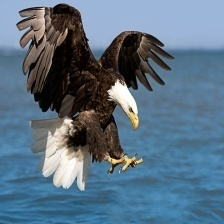
#> input picture 010.jpg, 224 x 224 px, found by its file name
$ jupyter execute 'HW1-2 OpenCV.ipynb'   (older library calls are emulated)
#> lines starting #> are read from the running program, lines starting #| are printed output that depends on the picture; after the words box and inside, x2 and y2 are one past the last pixel; in counts of white or black regions, pixels touching at a corner belong together
[cell 1]
import cv2
import matplotlib.pyplot as plt
import numpy as np
from google.colab import drive
drive.mount('/content/gdrive')

# Read a image

1.   Upload and read an image, convert to Gray Scale if needed
2.   Choose a threshold value and plot the result after applying **Binary thresholding**
3.   Blur your image with Gaussian Kernel
4.   Sharpen your image with mask
5.   Apply edge detection to your image

**HINT** : remember to include your image file

[cell 2]
# read image
img = cv2.imread('/content/gdrive/My Drive/AI_medical/Day1/010.jpg')
#> img is the input picture: shape (224, 224, 3); mean B, G, R 131.5, 112.9, 89.9
img = img[:,:,::-1] # BGR -> RGB
img.shape
#> Out = (224, 224, 3)

[cell 3]
plt.imshow(img)

[cell 4]
# RGB -> Gray scale
img_gray = cv2.cvtColor(img, cv2.COLOR_RGB2GRAY)
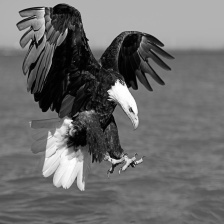
#> img_gray: shape (224, 224); min 0, max 255, mean 108.1
img_gray.shape
#> Out = (224, 224)

[cell 5]
plt.imshow(img_gray, cmap='gray')

[cell 6]
# Binary Thresholding
ret, img_th = cv2.threshold(img_gray, 127, 255, cv2.THRESH_BINARY)
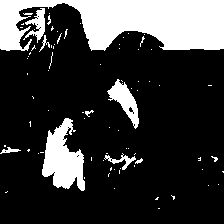
#> img_th: shape (224, 224); 22.1% white; 81 white regions (71 under 20 px), largest, box (x1, y1, x2, y2) and area: (0, 0, 224, 51) 7696, (42, 118, 85, 191) 1843, (107, 79, 139, 129) 640
plt.imshow(img_th, cmap='gray')

[cell 7]
# Blur
img_blurred = cv2.GaussianBlur(img_gray, (11, 11), 0)
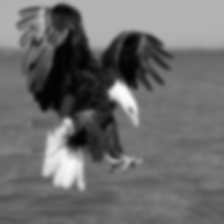
#> img_blurred: shape (224, 224); min 2, max 253, mean 108.1
plt.imshow(img_blurred, cmap='gray')

[cell 8]
# Sharpening
kernel = np.array([[-1,-1,-1],
                   [-1, 9,-1],
                   [-1,-1,-1]])
img_sharpened = cv2.filter2D(img_gray, -1, kernel)
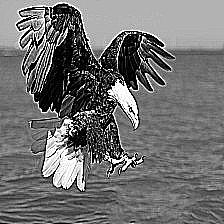
#> img_sharpened: shape (224, 224); min 0, max 255, mean 112.9
plt.imshow(img_sharpened, cmap='gray')

[cell 9]
# Edge Detection - Sobel
sobelX = cv2.Sobel(img_gray, cv2.CV_64F, 1, 0)
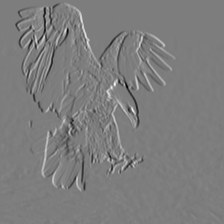
#> sobelX: shape (224, 224) float64; min -822, max 846, mean 0.1; drawn with min black and max white
sobelY = cv2.Sobel(img_gray, cv2.CV_64F, 0, 1)
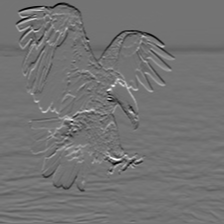
#> sobelY: shape (224, 224) float64; min -675, max 813, mean -2.7; drawn with min black and max white

# absolute value
sobelX = np.uint8(np.absolute(sobelX))
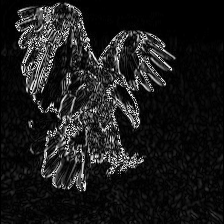
#> sobelX: shape (224, 224); min 0, max 255, mean 27.7
sobelY = np.uint8(np.absolute(sobelY))
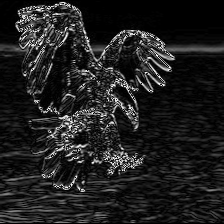
#> sobelY: shape (224, 224); min 0, max 255, mean 31.8

sobel_com = cv2.bitwise_or(sobelX, sobelY)
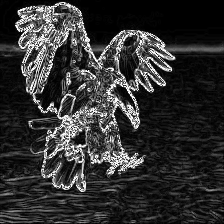
#> sobel_com: shape (224, 224); min 0, max 255, mean 49.2

plt.imshow(sobelX, cmap='gray')
plt.show()
plt.imshow(sobelY, cmap='gray')
plt.show()
plt.imshow(sobel_com, cmap='gray')
plt.show()

[cell 10]
# Edge Detection - Canny
img_canny = cv2.Canny(img_gray, 30, 130)
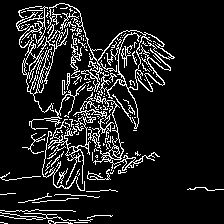
#> img_canny: shape (224, 224); 11.5% white in thin lines or dots
plt.imshow(img_canny, cmap='gray')
